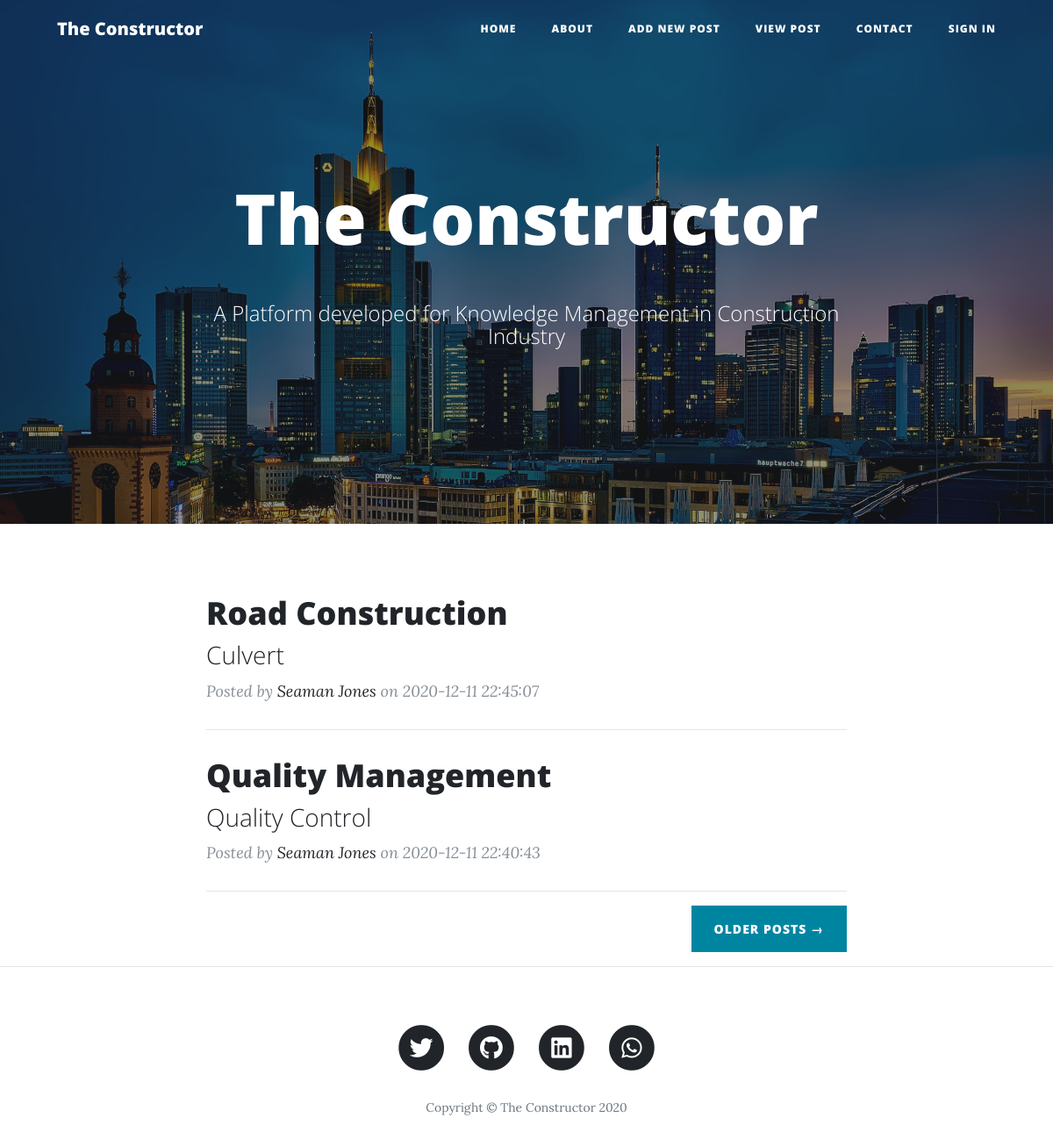
The page / on the database its author committed.
### tables this page shows
CREATE TABLE `newpost` (
  `ID` int(11) NOT NULL,
  `PostImage` varchar(225) NOT NULL,
  `PostHeading` varchar(50) DEFAULT NULL,
  `SubHeading` varchar(200) DEFAULT NULL,
  `PostContent` text DEFAULT NULL,
  `Author` varchar(50) DEFAULT NULL,
  `PostingDate` datetime DEFAULT NULL
);

### index.php (the view, shortened to what this page needs)
<?php
include("connection.php");
$name = "The Constructor";
  $sql="select * from newpost order by id desc limit 2";
  $result=$con->query($sql);
?>
<?php
include("header.php");
?>
    <nav class="navbar navbar-expand-lg navbar-light fixed-top" id="mainNav">
        <div class="container">
        <a class="navbar-brand" href="index.php"><?php echo $name;  ?></a>
        <?php
          include("nav_bar.php");
        ?>
        </div>
    </nav>
    <header class="masthead" style="background-image: url('asset/images/frankfurt-1804481_1920.jpg')">
        <div class="overlay"></div>
        <div class="container">
        <div class="row">
            <div class="col-lg-8 col-md-10 mx-auto">
            <div class="site-heading">
                <h1><?php echo $name; ?></h1> <br>
                <span class="subheading">A Platform developed for Knowledge Management in Construction Industry</span>
            </div>
            </div>
        </div>
        </div>
    </header>
  <div class="container">
    <div class="row">
      <div class="col-lg-8 col-md-10 mx-auto">
      <?php while($row=$result->fetch_array())
          {?>
        <div class="post-preview">
          <a href="post.php?id=<?php echo $row['ID']; ?>">
            <h2 class="post-title">
            <?php
              echo ucwords(strtolower($row["PostHeading"]));
            ?>
            </h2>
            <h3 class="post-subtitle">
            <?php
              echo ucwords(strtolower($row["SubHeading"]));
            ?>
            </h3>
          </a>
          <p class="post-meta">Posted by
            <a href="#"><?php
              echo ucwords(strtolower($row["Author"]));
            ?></a>
            on <?php
              echo ucwords(strtolower($row["PostingDate"]));
            ?></p>
        </div>
        <hr>
        <?php
          }
          ?>
        <div class="clearfix">
          <a class="btn btn-primary float-right" href="all_post.php">Older Posts &rarr;</a>
        </div>
      </div>
    </div>
  </div>
  <hr>
<?php
  include("footer.php");
?>

### rows shown on the page
newpost: PostHeading "Road Construction", SubHeading "Culvert", Author "Seaman Jones", PostingDate "2020-12-11 22:45:07"
newpost: PostHeading "Quality Management", SubHeading "Quality Control", Author "Seaman Jones", PostingDate "2020-12-11 22:40:43"

### other values the page prints
$name "The Constructor"
